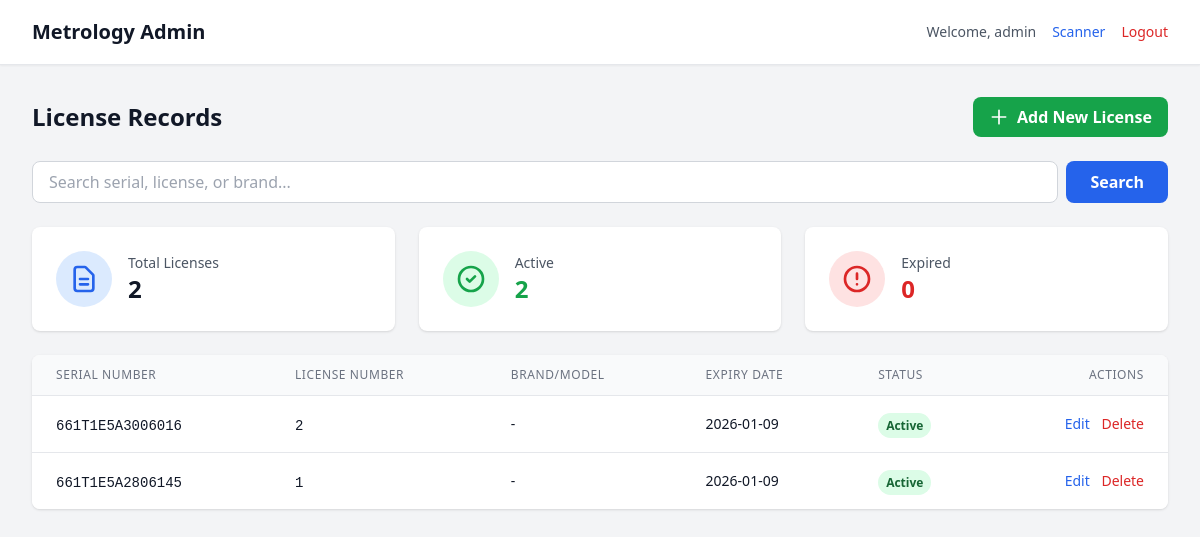
The page /admin/dashboard (signed in) on the database its author committed.
### models.py (models this page shows, shortened)
class License(db.Model):
    __tablename__ = 'licenses'
    id = db.Column(db.Integer, primary_key=True)
    serial_number = db.Column(db.String(100), unique=True, nullable=False, index=True)
    license_number = db.Column(db.String(100), unique=True, nullable=False)
    brand = db.Column(db.String(100))
    model = db.Column(db.String(100))
    license_date = db.Column(db.Date, nullable=False)
    expiry_date = db.Column(db.Date, nullable=False)
    notes = db.Column(db.Text)
    created_at = db.Column(db.DateTime, default=datetime.utcnow)
    updated_at = db.Column(db.DateTime, default=datetime.utcnow, onupdate=datetime.utcnow)
    @property
    def is_expired(self):
        return datetime.now().date() > self.expiry_date

### app.py (the view, shortened to what this page needs)
@app.route('/admin/dashboard')
@login_required
def admin_dashboard():
    page = request.args.get('page', 1, type=int)
    search = request.args.get('search', '', type=str)
    query = License.query
    licenses = query.order_by(License.created_at.desc()).paginate(
        page=page, per_page=20, error_out=False
    )
    return render_template('admin/dashboard.html', licenses=licenses, search=search)

### app.py (called while the page is built)
def login_required(f):
    @wraps(f)
    def decorated_function(*args, **kwargs):
        print(f"DEBUG: Session contents: {dict(session)}") # This prints to your terminal
        if 'user_id' not in session:
            print("DEBUG: user_id not found in session, redirecting to login")
            flash('Please log in to access this page.', 'warning')
            return redirect(url_for('login'))
        return f(*args, **kwargs)
    return decorated_function

### templates/admin/dashboard.html (shortened to what this page needs)
<!DOCTYPE html>
<html lang="en">
<head>
    <script src="https://cdn.tailwindcss.com"></script>
</head>
<body class="bg-gray-100 min-h-screen">
    <nav class="bg-white shadow-sm border-b border-gray-200">
        <div class="max-w-7xl mx-auto px-4 sm:px-6 lg:px-8">
            <div class="flex justify-between h-16">
                <div class="flex items-center">
                    <h1 class="text-xl font-bold text-gray-900">Metrology Admin</h1>
                </div>
                <div class="flex items-center space-x-4">
                    <span class="text-sm text-gray-600">Welcome, {{ session.username }}</span>
                    <a href="{{ url_for('scan') }}" class="text-sm text-blue-600 hover:text-blue-800">Scanner</a>
                    <a href="{{ url_for('logout') }}" class="text-sm text-red-600 hover:text-red-800">Logout</a>
                </div>
            </div>
        </div>
    </nav>
    <div class="max-w-7xl mx-auto px-4 sm:px-6 lg:px-8 py-8">
        <div class="mb-6 flex flex-col sm:flex-row justify-between items-start sm:items-center space-y-4 sm:space-y-0">
            <h2 class="text-2xl font-bold text-gray-900">License Records</h2>
            <a href="{{ url_for('add_license') }}"
               class="inline-flex items-center px-4 py-2 bg-green-600 hover:bg-green-700 text-white font-semibold rounded-lg transition duration-200">
                <svg class="w-5 h-5 mr-2" fill="none" stroke="currentColor" viewBox="0 0 24 24">
                    <path stroke-linecap="round" stroke-linejoin="round" stroke-width="2" d="M12 4v16m8-8H4"></path>
                </svg>
                Add New License
            </a>
        </div>
        <div class="mb-6">
            <form method="GET" action="{{ url_for('admin_dashboard') }}" class="flex space-x-2">
                <input
                    type="text"
                    name="search"
                    value="{{ search }}"
                    placeholder="Search serial, license, or brand..."
                    class="flex-1 px-4 py-2 border border-gray-300 rounded-lg focus:ring-2 focus:ring-blue-500 focus:border-transparent">
                <button
                    type="submit"
                    class="px-6 py-2 bg-blue-600 hover:bg-blue-700 text-white font-semibold rounded-lg transition duration-200">
                    Search
                </button>
            </form>
        </div>
        <div class="grid grid-cols-1 md:grid-cols-3 gap-6 mb-6">
            <div class="bg-white rounded-lg shadow p-6">
                <div class="flex items-center">
                    <div class="p-3 bg-blue-100 rounded-full">
                        <svg class="w-8 h-8 text-blue-600" fill="none" stroke="currentColor" viewBox="0 0 24 24">
                            <path stroke-linecap="round" stroke-linejoin="round" stroke-width="2" d="M9 12h6m-6 4h6m2 5H7a2 2 0 01-2-2V5a2 2 0 012-2h5.586a1 1 0 01.707.293l5.414 5.414a1 1 0 01.293.707V19a2 2 0 01-2 2z"></path>
                        </svg>
                    </div>
                    <div class="ml-4">
                        <p class="text-sm text-gray-600">Total Licenses</p>
                        <p class="text-2xl font-bold text-gray-900">{{ licenses.total }}</p>
                    </div>
                </div>
            </div>
            <div class="bg-white rounded-lg shadow p-6">
                <div class="flex items-center">
                    <div class="p-3 bg-green-100 rounded-full">
                        <svg class="w-8 h-8 text-green-600" fill="none" stroke="currentColor" viewBox="0 0 24 24">
                            <path stroke-linecap="round" stroke-linejoin="round" stroke-width="2" d="M9 12l2 2 4-4m6 2a9 9 0 11-18 0 9 9 0 0118 0z"></path>
                        </svg>
                    </div>
                    <div class="ml-4">
                        <p class="text-sm text-gray-600">Active</p>
                        <p class="text-2xl font-bold text-green-600">
                            {{ licenses.items | selectattr('is_expired', 'equalto', False) | list | length }}
                        </p>
                    </div>
                </div>
            </div>
            <div class="bg-white rounded-lg shadow p-6">
                <div class="flex items-center">
                    <div class="p-3 bg-red-100 rounded-full">
                        <svg class="w-8 h-8 text-red-600" fill="none" stroke="currentColor" viewBox="0 0 24 24">
                            <path stroke-linecap="round" stroke-linejoin="round" stroke-width="2" d="M12 8v4m0 4h.01M21 12a9 9 0 11-18 0 9 9 0 0118 0z"></path>
                        </svg>
                    </div>
                    <div class="ml-4">
                        <p class="text-sm text-gray-600">Expired</p>
                        <p class="text-2xl font-bold text-red-600">
                            {{ licenses.items | selectattr('is_expired', 'equalto', True) | list | length }}
                        </p>
                    </div>
                </div>
            </div>
        </div>
        <div class="bg-white rounded-lg shadow overflow-hidden">
            {% if licenses.items %}
            <div class="overflow-x-auto">
                <table class="min-w-full divide-y divide-gray-200">
                    <thead class="bg-gray-50">
                        <tr>
                            <th class="px-6 py-3 text-left text-xs font-medium text-gray-500 uppercase tracking-wider">
                                Serial Number
                            </th>
                            <th class="px-6 py-3 text-left text-xs font-medium text-gray-500 uppercase tracking-wider">
                                License Number
                            </th>
                            <th class="px-6 py-3 text-left text-xs font-medium text-gray-500 uppercase tracking-wider">
                                Brand/Model
                            </th>
                            <th class="px-6 py-3 text-left text-xs font-medium text-gray-500 uppercase tracking-wider">
                                Expiry Date
                            </th>
                            <th class="px-6 py-3 text-left text-xs font-medium text-gray-500 uppercase tracking-wider">
                                Status
                            </th>
                            <th class="px-6 py-3 text-right text-xs font-medium text-gray-500 uppercase tracking-wider">
                                Actions
                            </th>
                        </tr>
                    </thead>
                    <tbody class="bg-white divide-y divide-gray-200">
                        {% for license in licenses.items %}
                        <tr class="hover:bg-gray-50">
                            <td class="px-6 py-4 whitespace-nowrap">
                                <span class="font-mono text-sm text-gray-900">{{ license.serial_number }}</span>
                            </td>
                            <td class="px-6 py-4 whitespace-nowrap">
                                <span class="font-mono text-sm text-gray-900">{{ license.license_number }}</span>
                            </td>
                            <td class="px-6 py-4 whitespace-nowrap text-sm text-gray-900">
                                {{ license.brand or '-' }} {{ license.model or '' }}
                            </td>
                            <td class="px-6 py-4 whitespace-nowrap text-sm text-gray-900">
                                {{ license.expiry_date.strftime('%Y-%m-%d') }}
                            </td>
                            <td class="px-6 py-4 whitespace-nowrap">
                                {% if license.is_expired %}
                                <span class="px-2 py-1 text-xs font-semibold rounded-full bg-red-100 text-red-800">
                                    Expired
                                </span>
                                {% else %}
                                <span class="px-2 py-1 text-xs font-semibold rounded-full bg-green-100 text-green-800">
                                    Active
                                </span>
                                {% endif %}
                            </td>
                            <td class="px-6 py-4 whitespace-nowrap text-right text-sm font-medium space-x-2">
                                <a href="{{ url_for('edit_license', license_id=license.id) }}"
                                   class="text-blue-600 hover:text-blue-900">Edit</a>
                                <form method="POST" action="{{ url_for('delete_license', license_id=license.id) }}"
                                      class="inline" onsubmit="return confirm('Are you sure you want to delete this license?');">
                                    <button type="submit" class="text-red-600 hover:text-red-900">Delete</button>
                                </form>
                            </td>
                        </tr>
                        {% endfor %}
                    </tbody>
                </table>
            </div>
            {% endif %}
        </div>
    </div>
</body>
</html>

### rows shown on the page
License: serial_number "661T1E5A3006016", license_number "2", brand "-", expiry_date "2026-01-09", shows "Active"
License: serial_number "661T1E5A2806145", license_number "1", brand "-", expiry_date "2026-01-09", shows "Active"

### other values the page prints
{{ session.username }} "admin"
{{ licenses.total }} "2"
